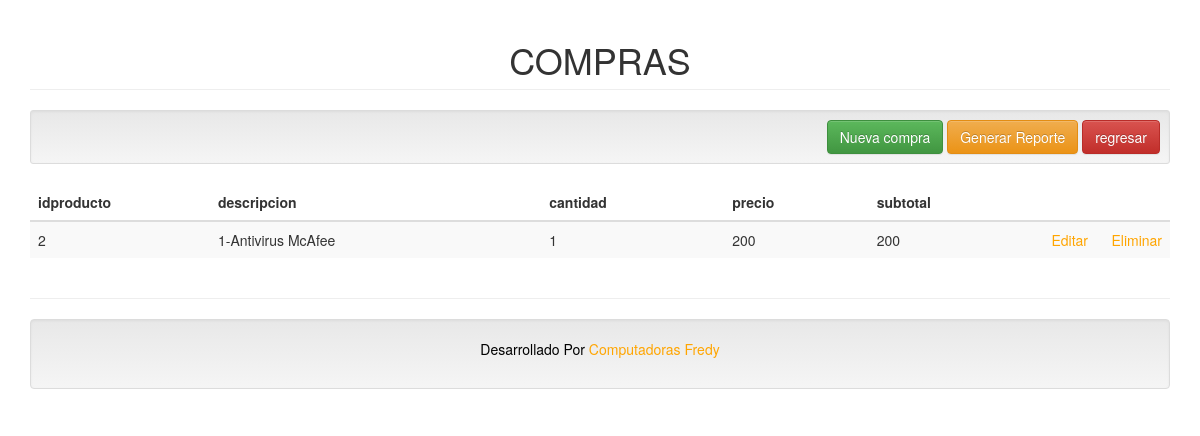
Screenshot of /compras.php with the database file from the repository.
### tables this page shows
CREATE TABLE `compra` (
  `id` int(11) NOT NULL,
  `idproducto` int(11) NOT NULL,
  `descripcion` varchar(50) NOT NULL,
  `cantidad` varchar(50) NOT NULL,
  `precio` varchar(50) NOT NULL,
  `subtotal` varchar(50) NOT NULL
);

### ComprasController/alumno.controller.php (called while the page is built, shortened)
<?php
require_once 'model/comps.php';
class AlumnoController{
    public function __CONSTRUCT(){
        $this->model = new compr();
    }
    public function Index(){
        require_once 'view/header.php';
        require_once 'view/cruds/comprass.php';
        require_once 'view/footer.php';
    }
}

### model/database.php (called while the page is built)
<?php
class Database
{
    public static function StartUp()
    {
        $pdo = new PDO('mysql:host=localhost;dbname=compusfredyy;charset=utf8', 'root', '');
        $pdo->setAttribute(PDO::ATTR_ERRMODE, PDO::ERRMODE_EXCEPTION);
        return $pdo;
    }
}

### model/comps.php (called while the page is built, shortened)
<?php
class compr
{
	private $pdo;
	public function __CONSTRUCT()
	{
		try
		{
			$this->pdo = Database::StartUp();
		}
		catch(Exception $e)
		{
			die($e->getMessage());
		}
	}
	public function Listar()
	{
		try
		{
			$stm = $this->pdo->prepare("SELECT * FROM compra");
			$stm->execute();
			return $stm->fetchAll(PDO::FETCH_OBJ);
		}
		catch(Exception $e)
		{
			die($e->getMessage());
		}
	}
}

### view/cruds/comprass.php (the view, shortened to what this page needs)
<h1 class="page-header">COMPRAS</h1>
<div class="well well-sm text-right">
    <a class="btn btn-success" href="?c=Alumno&a=Crud">Nueva compra</a>
      <a class="btn btn-warning" href="reportcompras.php">Generar Reporte</a>
       <a class="btn btn-danger" href="administrador.php">regresar</a>
</div>
<table class="table table-striped">
    <thead>
        <tr>
            <th style="width:180px;">idproducto</th>
              <th>descripcion</th>
            <th>cantidad</th>
            <th>precio</th>
            <th>subtotal</th>
            <th style="width:60px;"></th>
            <th style="width:60px;"></th>
        </tr>
    </thead>
    <tbody>
    <?php foreach($this->model->Listar() as $r): ?>
        <tr>
             <td><?php echo $r->idproducto; ?></td>
            <td><?php echo $r->descripcion; ?></td>
            <td><?php echo $r->cantidad; ?></td>
            <td><?php echo $r->precio; ?></td>
            <td><?php echo $r->subtotal; ?></td>
            <td>
                <a href="?c=Alumno&a=Crud&id=<?php echo $r->id; ?>">Editar</a>
            </td>
            <td>
                <a onclick="javascript:return confirm('¿Seguro de eliminar este registro?');" href="?c=Alumno&a=Eliminar&id=<?php echo $r->id; ?>">Eliminar</a>
            </td>
        </tr>
    <?php endforeach; ?>
    </tbody>
</table>

### view/cruds/comprass.php (style rules this page uses)
h1 { text-align: center; }

### view/footer.php (style rules this page uses)
a { color: orange; }

### rows the page displays
compra: idproducto "2", descripcion "1-Antivirus McAfee", cantidad "1", precio "200", subtotal "200"
